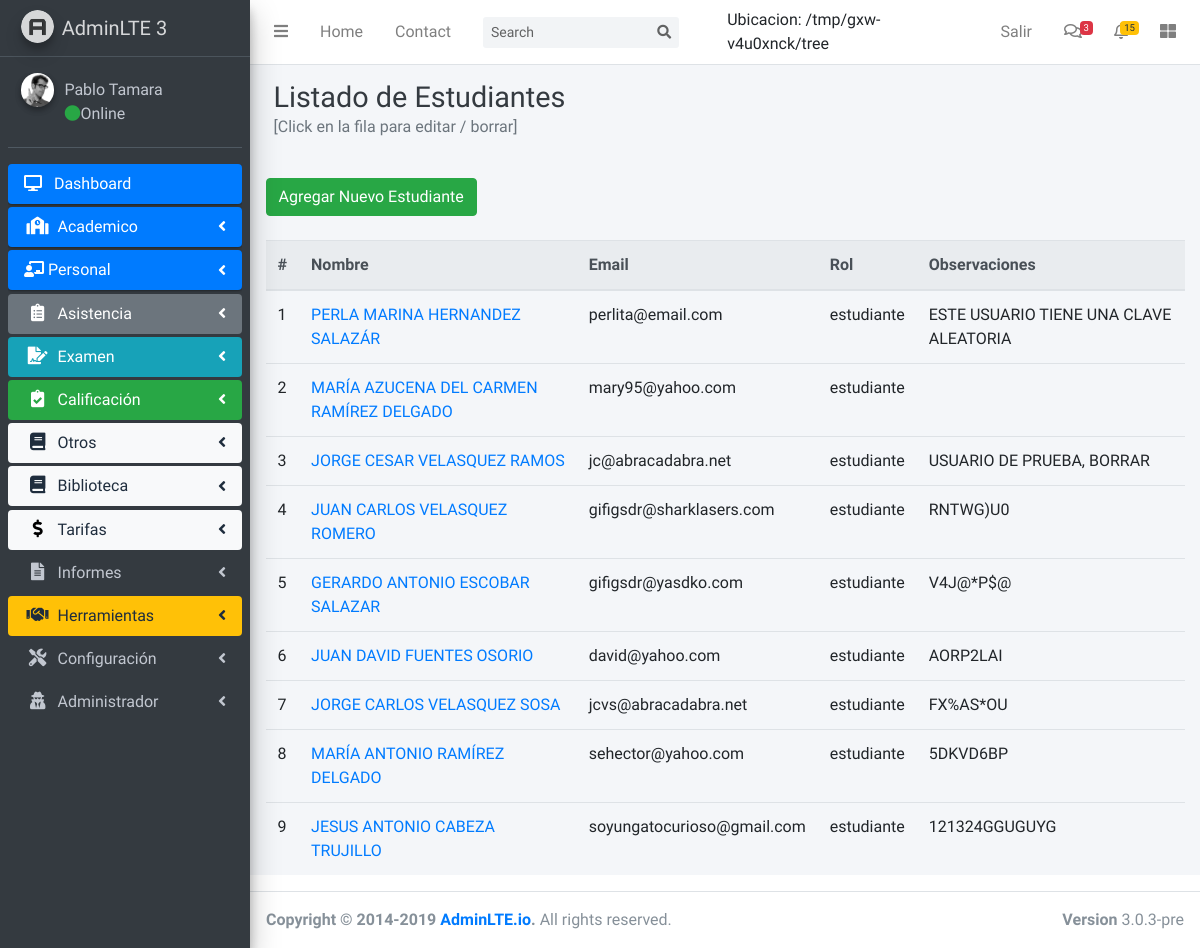
/main.php?pagina=listado_estudiantes (signed in), run on the app's committed database.
### tables this page shows
CREATE TABLE `usuarios` (
  `id` int(10) UNSIGNED NOT NULL,
  `nombre1` varchar(50) DEFAULT NULL,
  `nombre2` varchar(100) NOT NULL,
  `apellido1` varchar(50) DEFAULT NULL,
  `apellido2` varchar(50) DEFAULT NULL,
  `email` varchar(100) DEFAULT NULL,
  `clave` varchar(255) DEFAULT NULL,
  `observaciones` varchar(1000) NOT NULL,
  `rol` int(2) NOT NULL,
  `activo` varchar(5) DEFAULT 'SI',
  `creado` datetime NOT NULL DEFAULT current_timestamp(),
  `creado_por` int(11) NOT NULL
);

CREATE TABLE `roles` (
  `id` int(10) UNSIGNED NOT NULL,
  `rol` varchar(20) NOT NULL
);

### contenido.php (called while the page is built, shortened)
<?php
include 'contenido/contenido_academico.php';

### usuarios/listado_usuarios.php (the view, shortened to what this page needs)
<?php
switch ($tipo) {
    case 'estudiante':
        $msg_titulo = "Listado de Estudiantes";
        $msg_agregar = "Agregar Nuevo Estudiante";
        $pagina_agregar = "agregar_estudiante";
        $pagina_editar = "editar_usuario";
        break;
}
?>
<div class="content-header">
    <div class="container-fluid">
        <div class="row mb-2">
            <div class="col-sm-6">
                <h1 class="m-0 text-dark"><?php echo $msg_titulo; ?></h1>
                <p class="text-muted">[Click en la fila para editar / borrar]</p>
            </div>
        </div>
    </div>
</div>
<div class="container-fluid">
    <div class="row">
        <div class="col-10">
            <a href="main.php?pagina=<?php echo $pagina_agregar; ?>" class="btn btn-success mb-2" role="button" aria-pressed="true"><?php echo $msg_agregar; ?></a></p>
        </div>
    </div>
    <table class="table table-hover">
        <thead class="thead-light">
            <tr>
                <th scope="col">#</th>
                <th scope="col">Nombre</th>
                <th scope="col">Email</th>
                <th scope="col">Rol</th>
                <th scope="col">Observaciones</th>
            </tr>
        </thead>
        <tbody data-link="row" class="rowlink">
            <?php
            $condicion = "usuarios.rol = roles.id";
            switch ($tipo) {
                case  'estudiante':
                    $condicion .= " AND roles.id = 8";
                    break;
            }
            $query = "SELECT usuarios.*, roles.rol FROM usuarios, roles WHERE $condicion ORDER BY id";
            $resultado = $mysqli->query($query);
            $i = 0;
            while ($row = $resultado->fetch_assoc()) {
                $nombre = $row['nombre1'] . " " . $row['nombre2'] . " " . $row['apellido1'] . " " . $row['apellido2'];
                ?>
                <tr>
                    <td scope="row"><?php echo ++$i; ?></td>
                    <td><a href="main.php?pagina=<?php echo $pagina_editar; ?>&id_usuario=<?php echo $row['id']; ?>"><?php echo $nombre; ?></a></td>
                    <td><?php echo $row['email']; ?></td>
                    <td><?php echo $row['rol']; ?></td>
                    <td><?php echo $row['observaciones']; ?></td>
                </tr>
                <?php
            }
            ?>
        </tbody>
    </table>
</div>

### data on the page
usuarios: nombre "PERLA MARINA HERNANDEZ SALAZÁR", email "perlita@email.com", roles.rol "estudiante", observaciones "ESTE USUARIO TIENE UNA CLAVE ALEATORIA"
usuarios: nombre "MARÍA AZUCENA DEL CARMEN RAMÍREZ DELGADO", email "mary95@yahoo.com", roles.rol "estudiante"
usuarios: nombre "JORGE CESAR VELASQUEZ RAMOS", email "jc@abracadabra.net", roles.rol "estudiante", observaciones "USUARIO DE PRUEBA, BORRAR"
usuarios: nombre "JUAN CARLOS VELASQUEZ ROMERO", email "gifigsdr@sharklasers.com", roles.rol "estudiante", observaciones "RNTWG)U0"
usuarios: nombre "GERARDO ANTONIO ESCOBAR SALAZAR", email "gifigsdr@yasdko.com", roles.rol "estudiante", observaciones "V4J@*P$@"
usuarios: nombre "JUAN DAVID FUENTES OSORIO", email "david@yahoo.com", roles.rol "estudiante", observaciones "AORP2LAI"
usuarios: nombre "JORGE CARLOS VELASQUEZ SOSA", email "jcvs@abracadabra.net", roles.rol "estudiante", observaciones "FX%AS*OU"
usuarios: nombre "MARÍA ANTONIO RAMÍREZ DELGADO", email "sehector@yahoo.com", roles.rol "estudiante", observaciones "5DKVD6BP"
usuarios: nombre "JESUS ANTONIO CABEZA TRUJILLO", email "soyungatocurioso@gmail.com", roles.rol "estudiante", observaciones "121324GGUGUYG"

### other printed values
getcwd() "/tmp/gxw-v4u0xnck/tree"
$msg_titulo "Listado de Estudiantes"
$msg_agregar "Agregar Nuevo Estudiante"
